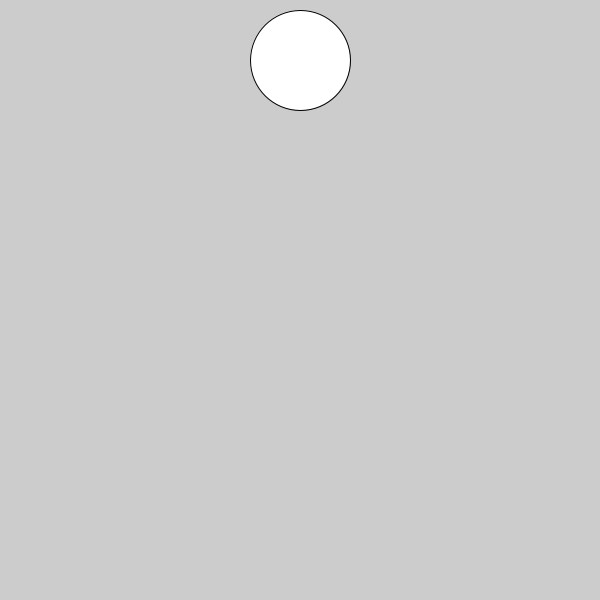
Frame 1 (no input)
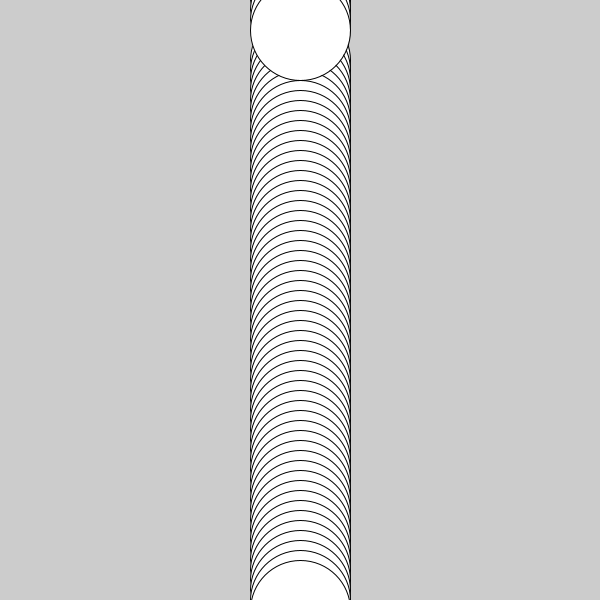
Frame 60 (the mouse pressed at the canvas centre just before this capture)
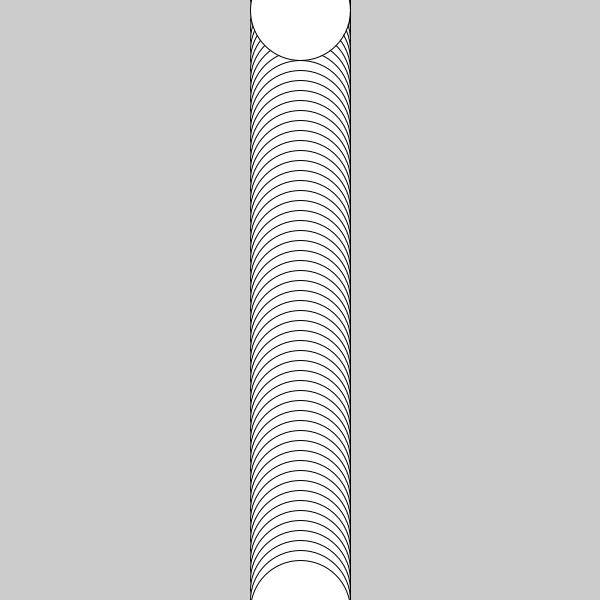
Frame 120 (the mouse held since frame 60 and released just before this capture)

The Processing sketch that drew these frames (run headless with seeded random() and noise(); from frame 60 on, the mouse is pressed at the canvas centre):

// Processing sketch: Question_11_Solution
// ── Question_11_Solution.pde
int yPosition = width/2;

void setup() {
  size(600, 600);
}

void draw() {

  println(yPosition);
  if (yPosition <= height) {
    yPosition +=10;
  } else {
    yPosition=0;
  }
  ellipse(width/2, yPosition, 100, 100);
}
